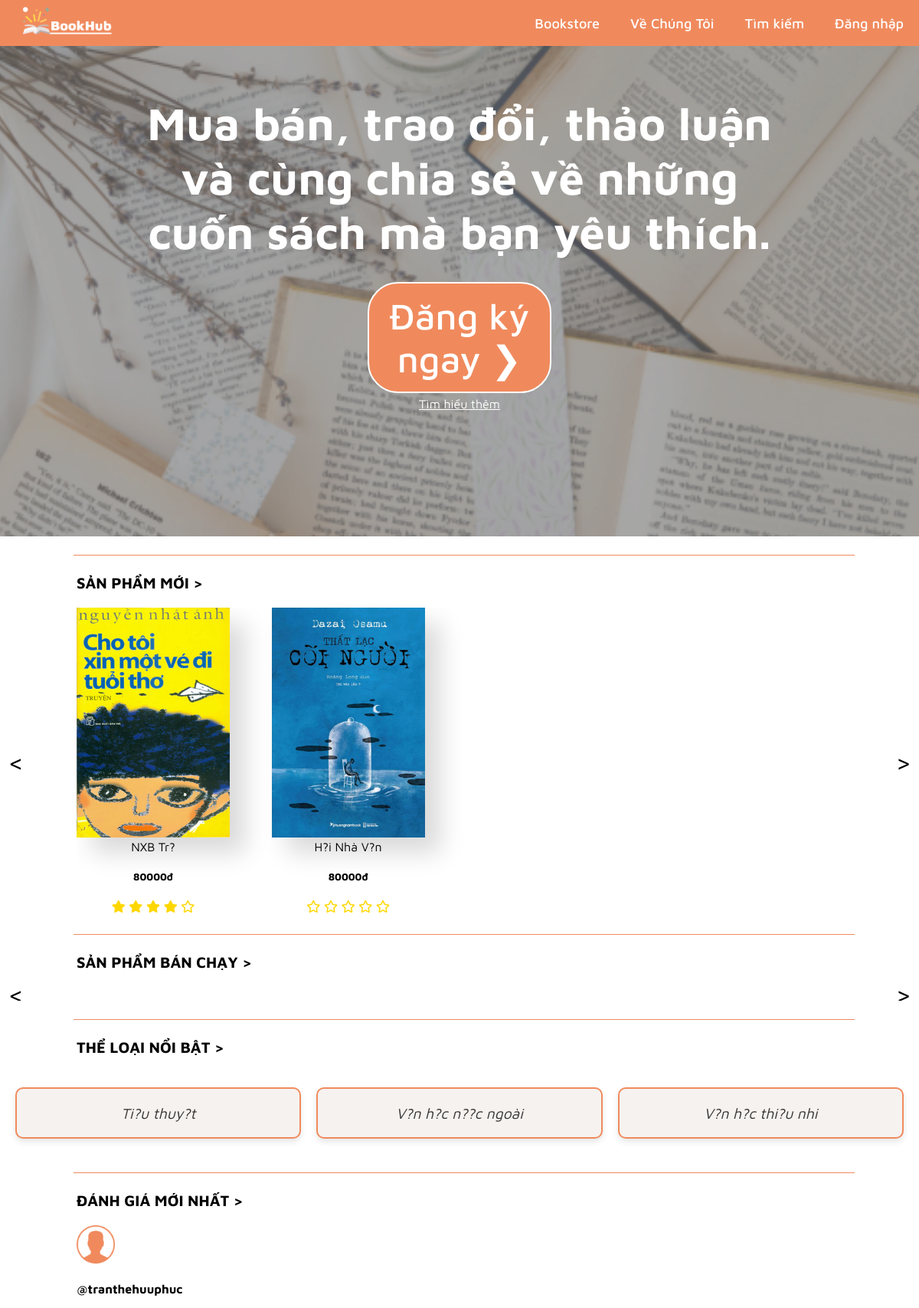
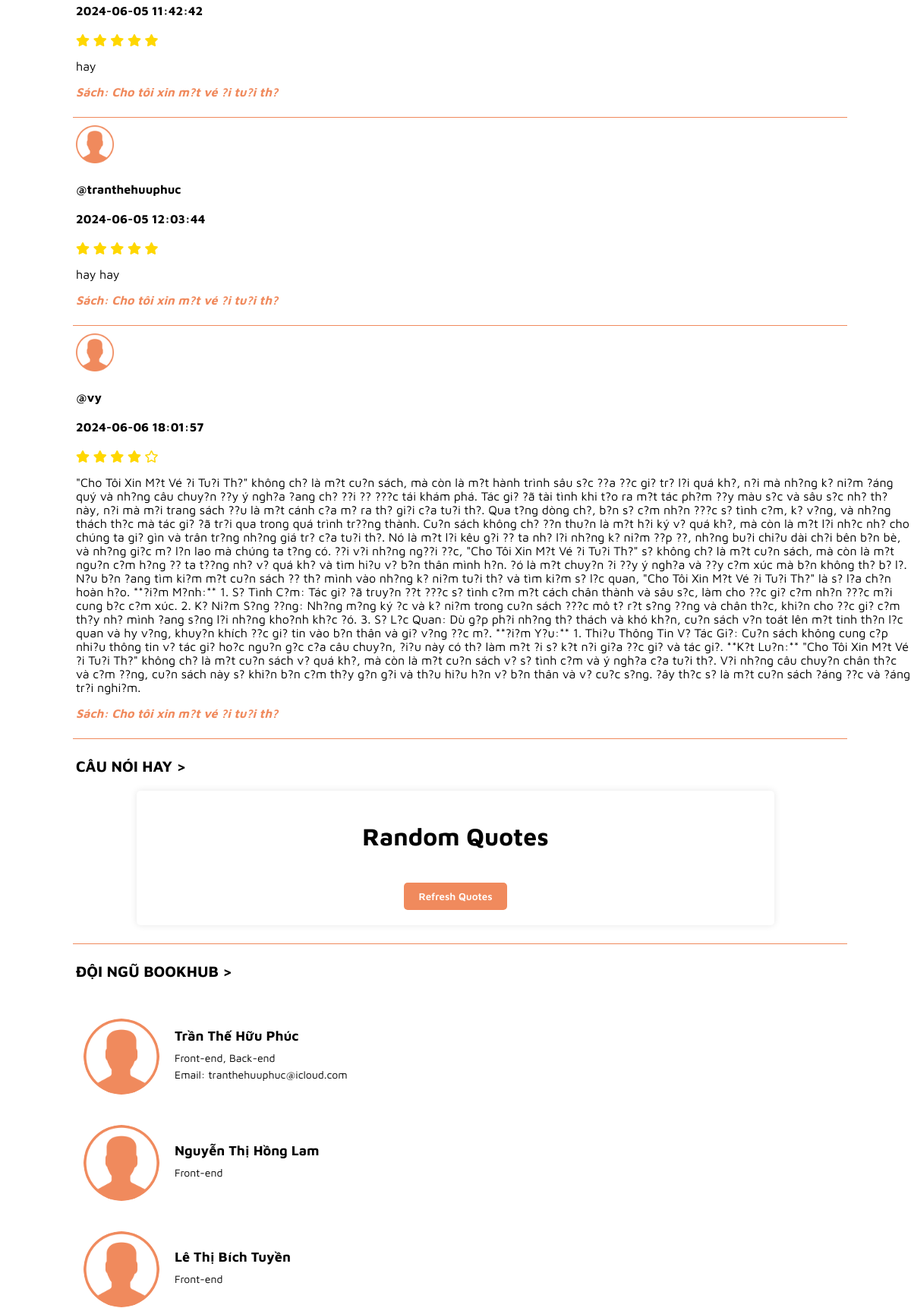
The page / (upper part) on the database its author committed (2 pictures, top to bottom).
### tables this page shows
CREATE TABLE `books` (
  `book_id` int(11) NOT NULL,
  `title` varchar(255) NOT NULL,
  `author_id` int(11) DEFAULT NULL,
  `description` text DEFAULT NULL,
  `publication_year` int(11) DEFAULT NULL,
  `publisher` varchar(255) DEFAULT NULL,
  `available_quantity` int(11) DEFAULT NULL,
  `cover_image` varchar(255) DEFAULT NULL,
  `rating` float DEFAULT NULL,
  `price` int(11) DEFAULT NULL,
  `book_file` varchar(255) NOT NULL
);

CREATE TABLE `categories` (
  `category_id` int(11) NOT NULL,
  `category_name` varchar(255) NOT NULL
);

CREATE TABLE `ratings` (
  `rating_id` int(11) NOT NULL,
  `user_id` int(11) DEFAULT NULL,
  `book_id` int(11) DEFAULT NULL,
  `rating` decimal(3,2) DEFAULT NULL,
  `review` text DEFAULT NULL,
  `rating_date` timestamp NOT NULL DEFAULT current_timestamp()
);

CREATE TABLE `users` (
  `user_id` int(11) NOT NULL,
  `username` varchar(255) DEFAULT NULL,
  `email` varchar(255) NOT NULL,
  `password` varchar(255) NOT NULL,
  `role` varchar(255) NOT NULL DEFAULT 'user',
  `phone` varchar(255) DEFAULT NULL,
  `birthday` varchar(255) DEFAULT NULL,
  `fullname` varchar(255) DEFAULT NULL,
  `avatar` varchar(255) DEFAULT NULL
);

### index.php (the view, shortened to what this page needs)
<?php
include './admin/dbh.php';
$book_query = "SELECT * FROM books
                ORDER BY book_id DESC";
$book_result = $conn->query($book_query);
if ($book_result->num_rows > 0) {
    $books = $book_result->fetch_all(MYSQLI_ASSOC);
}
$category_query = "
    SELECT c.category_id, c.category_name, COUNT(bc.book_id) as book_count
    FROM book_categories bc
    JOIN categories c ON bc.category_id = c.category_id
    GROUP BY bc.category_id
    ORDER BY book_count DESC
    LIMIT 5
";
$category_result = $conn->query($category_query);
$ratings_query = "
SELECT r.*, u.username
FROM ratings r
JOIN users u ON r.user_id = u.user_id
LIMIT 3";
$ratings_result = $conn->query($ratings_query);
if ($category_result->num_rows > 0) {
    $categories = $category_result->fetch_all(MYSQLI_ASSOC);
}
$isLoggedIn = isset($_SESSION['user_id']);
function renderNavbarLinks($isLoggedIn) {
    if ($isLoggedIn) {
        echo '<a class="globalnav-item-show" href="./account/orders.php">Đơn hàng</a>';
        echo '<a class="globalnav-item-show" href="./account/cart.php">Giỏ hàng</a>';
        echo '<a class="globalnav-item-show" href="./account/profile.php">Tài khoản</a>';
        echo '<a class="globalnav-item-show" href="./signin/logout.php">Đăng xuất</a>';
        echo '<button id="profile-button"><img id="profile-icon" src="./assets/account.png" alt="Profile Icon"></button>';
    } else {
        echo '<a class="globalnav-item" href="./signin/signin.php">Đăng nhập</a>';
    }
}
?>
<!DOCTYPE html>
<html>
    <head>
        <link rel="stylesheet" type="text/css" href="./style.css">
        <link rel="stylesheet" type="text/css" href="./navbar.css">
        <link rel="stylesheet" type="text/css" href="./footer.css">
        <link rel="stylesheet" href="https://cdnjs.cloudflare.com/ajax/libs/font-awesome/5.10.0/css/all.min.css" />
    </head>
    <body>
        <nav class="navbar">
            <div class="link-container">
                <a class="logo-link" href="./index.php"><img id="BookHub" src="./assets/logo.png" alt="BookHub"></a>
                <a class="globalnav-item" href="./Book_Store/bookstore.php">Bookstore</a>
                <a class="globalnav-item" href="./aboutUs/aboutUs.php">Về Chúng Tôi</a>
                <a class="globalnav-item" href="./search/search.php">Tìm kiếm</a>
                <?php renderNavbarLinks($isLoggedIn); ?>
            </div>
        </nav>
        <main>
        <div id="topimg">
                <div class="text">
                    <h2>Mua bán, trao đổi, thảo luận và cùng chia sẻ về những cuốn sách mà bạn yêu thích.</h2>
                    <div class="button-top">
                        <a href="./signin/signin.php" class="topbtn">Đăng ký ngay&nbsp;&#x276F;</a>
                        <a href="./aboutUs/aboutUs.php" class="more">Tìm hiểu thêm</a>
                    </div>
                </div>
            </div>
            <div style="margin-top: 2vw; margin-left:8vw;width: 85%; height: 1px; background-color: #F08A5D;"></div>
                <h2><a class="promotion-title" href="./index.php">SẢN PHẨM MỚI ></a></h2>
                <div class="scroll-container">
                    <div class="scroll-arrow left" onclick="scrollLeft()"><</div>
                    <div class="promotion-p">
                        <?php if (!empty($books)): ?>
                            <?php foreach ($books as $index => $book): ?>
                                <a class="promotionnav-item" href="./Book/BookDetail/BookDetail.php?book_id=<?php echo $book['book_id'] ?>">
                                    <img src="<?php echo './admin/uploads/' . $book['cover_image']; ?>" class="promotion-image"><br/>
                                    <div class="des">
                                        <span><?php echo htmlspecialchars($book['publisher']); ?></span>
                                        <h5><?php echo htmlspecialchars($book['price']); ?>đ</h5>
                                        <div class="star">
                                            <?php
                                            $rating = floor($book['rating']);
                                            for ($i = 0; $i < 5; $i++):
                                                if ($i < $rating): ?>
                                                    <i class="fas fa-star" style="color:gold"></i>
                                                <?php else: ?>
                                                    <i class="far fa-star" style="color:gold"></i>
                                                <?php endif;
                                            endfor;
                                            ?>
                                        </div>
                                    </div>
                                </a>
                            <?php endforeach; ?>
                        <?php else: ?>
                            <p>No books found.</p>
                        <?php endif; ?>
                    </div>
                    <div class="scroll-arrow right" onclick="scrollRight()">></div>
                </div>
            <div style="margin-top: 2vw; margin-left:8vw;width: 85%; height: 1px; background-color: #F08A5D;"></div>
            <div id="promotion">
                <h2><a class="promotion-title" href="./index.php">SẢN PHẨM BÁN CHẠY ></a></h2>
                <div class="scroll-container">
                    <div class="scroll-arrow left" onclick="scrollLeft()"><</div>
                    <div class="scroll-arrow right" onclick="scrollRight()">></div>
                </div>
            </div>
            <div style="margin-top: 2vw; margin-left:8vw;width: 85%; height: 1px; background-color: #F08A5D;"></div>
            <div>
                <h2><a class="promotion-title" href="./index.php">THỂ LOẠI NỔI BẬT ></a></h2>
                <div class="category-container">
                <?php if (!empty($categories)): ?>
                    <?php foreach ($categories as $category): ?>
                        <div class="category-item">
                            <a class="category-link" href="./Book_Store/bookstore.php">
                                <?php echo htmlspecialchars($category['category_name']); ?>
                            </a>
                        </div>
                    <?php endforeach; ?>
                <?php else: ?>
                    <p>No categories found.</p>
                <?php endif; ?>
                </div>
            </div>
            <div style="margin-top: 2vw; margin-left:8vw;width: 85%; height: 1px; background-color: #F08A5D;"></div>
            <div class="ratings">
                <h2><a class="promotion-title" href="./index.php">ĐÁNH GIÁ MỚI NHẤT ></a></h2>
                <div class="rating-book">
                    <?php while ($rating = $ratings_result->fetch_assoc()): ?>
                        <?php
                        $avatar_path = !empty($rating['avatar']) ? htmlspecialchars($rating['avatar']) : "./discuss/d_assets/user.png";
                        $book_id = $rating['book_id'];
                        $sql = "SELECT title FROM books WHERE book_id = $book_id";
                        $result = $conn->query($sql);
                        $row = $result->fetch_assoc();
                        $book_title = $row['title'];
                        ?>
                            <div class="rating">
                                <div class="user">
                                    <img src="<?php echo $avatar_path; ?>" alt="User Avatar" class="avatar" width="50px">
                                    <h4 class="user-name">@<?php echo htmlspecialchars($rating['username']); ?></h4>
                                    <h4 class="rating-time"><?php echo htmlspecialchars($rating['rating_date']); ?></h4>
                                </div>
                                <div class="star">
                                    <?php for ($i = 0; $i < 5; $i++): ?>
                                        <?php if ($i < (int)$rating['rating']): ?>
                                            <i class="fas fa-star" style="color: gold;"></i>
                                        <?php else: ?>
                                            <i class="far fa-star" style="color: gold;"></i>
                                        <?php endif; ?>
                                    <?php endfor; ?>
                                </div>
                                <div class="rating-comment">
                                    <p style="font-weight: 100;"><?php echo htmlspecialchars($rating['review']); ?></p>
                                </div>
                                <a class="book-title" href="./Book/BookDetail/BookDetail.php?book_id=<?php echo $rating['book_id'] ?>" >
                                    <p style="font-weight: bold;">Sách: <?php echo htmlspecialchars($book_title); ?></p>
                                </a>
                             </div>
                             <div style="margin-top: 2vw; margin-left:8vw;width: 85%; height: 1px; background-color: #F08A5D;"></div>
                        <?php endwhile; ?>
                    </div>
                </div>
            <h2><a class="promotion-title" href="./index.php">CÂU NÓI HAY ></a></h2>
            <div class="container">
                <h1>Random Quotes</h1>
                <button id="refresh-btn">Refresh Quotes</button>
            </div>
        <div style="margin-top: 2vw; margin-left:8vw;width: 85%; height: 1px; background-color: #F08A5D;"></div>
        <h2><a class="promotion-title" href="./index.php">ĐỘI NGŨ BOOKHUB ></a></h2>
        <div class="team-section">
            <div class="team-grid">
                <div class="team-member">
                    <img src="./discuss/d_assets/user.png" alt="Team Member 1" class="team-member-img">
                    <div class="member-details">
                        <h3>Trần Thế Hữu Phúc</h3>
                        <p>Front-end, Back-end</p>
                        <p>Email: tranthehuuphuc@icloud.com</p>
                    </div>
                </div>
                <div class="team-member">
                    <img src="./discuss/d_assets/user.png" alt="Team Member 2" class="team-member-img">
                    <div class="member-details">
                        <h3>Nguyễn Thị Hồng Lam</h3>
                        <p>Front-end</p>
                    </div>
                </div>
                <div class="team-member">
                    <img src="./discuss/d_assets/user.png" alt="Team Member 3" class="team-member-img">
                    <div class="member-details">
                        <h3>Lê Thị Bích Tuyền</h3>
                        <p>Front-end</p>
                    </div>
                </div>
            </div>
        </div>
        </main>
    </body>
</html>

### style.css (style rules this page uses)
html, body { margin: 0; padding: 0; font-family: 'MavenPro'; }
body { margin-top: 60px; }
#topimg { background-image: url('./assets/topimg.png'); width: 100%; height: 80vh; background-position: bottom; background-size: cover; display: flex; align-items: center; justify-content: center; }
.text { margin: 0 15vw; margin-bottom: 150px; color: #ffffff; text-align: center; }
.text h2 { font-size: 5vmin; margin-top: 50px; margin-bottom: 30px; }
.text .topbtn { text-decoration: none; display: block; }
.topbtn { font-size: 4vmin; font-weight: 500; padding: 14px 0; margin: 0 25vw; background: #F08A5D; border-radius: 40px; border: 2px solid #fff; color: #ffffff; }
.more { display: flex; justify-content: center; margin-top: 5px; color: #ffffff; text-decoration: underline; }
.scroll-container { position: relative; overflow: hidden; white-space: nowrap; }
.scroll-arrow { position: absolute; top: 50%; transform: translateY(-50%); cursor: pointer; font-size: 2rem; z-index: 10; background: rgba(255, 255, 255, 0.7); border-radius: 50%; padding: 10px; }
.scroll-arrow.left { left: 0; }
.scroll-arrow.right { right: 0; }
.promotion-p { display: inline-block; white-space: nowrap; overflow-x: auto; scrollbar-width: none; -ms-overflow-style: none; margin-left: 100px; }
.promotionnav-item { color: #000; text-align: center; text-decoration: none; width: 200px; height: auto; display: inline-block; margin-right: 50px; }
.promotion-title { font-family: 'MavenPro'; color: #000; font-size: 20px; text-decoration: none; margin-top: 0; padding: 0px; margin-left: 100px; }
.promotion-image { width: 100%; height: 300px; padding: 0px; margin: 0px; box-shadow: 20px 20px 30px rgba(0, 0, 0, 0.15); }
.category-container { display: grid; grid-template-columns: repeat(auto-fit, minmax(150px, 1fr)); gap: 20px; padding: 20px; margin: 20px auto; max-width: 1200px; }
.category-item { background-color: #f6f2f0; border: 2px solid #F08A5D; border-radius: 10px; padding: 20px; text-align: center; transition: background-color 0.3s, transform 0.3s; box-shadow: 0 4px 8px rgba(0, 0, 0, 0.1); align-items: center; }
.category-link { text-decoration: none; color: #333; font-size: 1.2em; font-style: italic; }
.rating { margin-left: 100px; margin-top: 10px; }
.book-title { text-decoration: none; font-style: italic; color:#F08A5D; }
.container { max-width: 800px; margin: 0 auto; padding: 20px; background-color: #fff; border-radius: 5px; box-shadow: 0 0 10px rgba(0, 0, 0, 0.1); text-align: center; }
#refresh-btn { padding: 10px 20px; background-color: #F08A5D; color: #fff; border: none; border-radius: 5px; cursor: pointer; transition: background-color 0.3s ease; margin-top: 20px; font-weight: 600; font-family: MavenPro, sans-serif; }
.team-section { margin-top: 40px; margin-left: 100px; }
.team-grid { display: grid; grid-template-columns: repeat(auto-fit, minmax(600px, 1fr)); gap: 20px; width: 100%; }
.team-member { display: flex; align-items: center; text-align: left; padding: 10px; flex-wrap: wrap; }
.team-member-img { width: 100px; height: 100px; border-radius: 50%; margin-right: 20px; }
.member-details { flex: 1; min-width: 150px; }
.member-details h3 { margin-top: 0; font-size: 18px; margin-bottom: 10px; }
.member-details p { margin: 5px 0; font-size: 14px; }

### navbar.css (style rules this page uses)
.navbar { position: fixed; top: 0; width: 100%; height: 60px; background-color: #F08A5D; display: flex; justify-content: flex-start; align-items: center; z-index: 1000; }
.link-container { height: 100%; width: 100%; display: flex; flex-direction: row; align-items: center; }
.logo-link { margin-right: auto; }
#BookHub { width: 10vw; height: auto; margin: 30px; }
.globalnav-item { font-size: 18px; font-weight: 500; height: 100%; padding: 0 20px; display: flex; align-items: center; text-decoration: none; color: #fff; transition: background-color 0.2s ease-out; }

### rows shown on the page
books: cover_image (picture), publisher "NXB Tr?", price "80000"
books: cover_image (picture), publisher "H?i Nhà V?n", price "80000", rating 0 (drawn)
categories: category_name "Ti?u thuy?t"
categories: category_name "V?n h?c n??c ngoài"
categories: category_name "V?n h?c thi?u nhi"
ratings: user.username "tranthehuuphuc", rating_date "2024-06-05 11:42:42", rating 5 (drawn), review "hay", book.title "Cho tôi xin m?t vé ?i tu?i th?"
ratings: user.username "tranthehuuphuc", rating_date "2024-06-05 12:03:44", rating 5 (drawn), review "hay hay", book.title "Cho tôi xin m?t vé ?i tu?i th?"
ratings: user.username "vy", rating_date "2024-06-06 18:01:57", rating 4 (drawn), review "\"Cho Tôi Xin M?t Vé ?i Tu?i Th?\" không ch? là m?t cu?n sách, mà còn là m?t hành trình sâu s?c ??a ??c gi? tr? l?i quá kh?, n?i mà nh?ng k? ni?m ?áng quý và nh?ng câu chuy?n ??y ý ngh?a ?ang ch? ??i ?? ???c tái khám phá. Tác gi? ?ã tài tình khi t?o ra m?t tác ph?m ??y màu s?c và sâu s?c nh? th? này, n?i mà m?i trang sách ??u là m?t cánh c?a m? ra th? gi?i c?a tu?i th?. Qua t?ng dòng ch?, b?n s? c?m nh?n ???c s? tình c?m, k? v?ng, và nh?ng thách th?c mà tác gi? ?ã tr?i qua trong quá trình tr??ng thành. Cu?n sách không ch? ??n thu?n là m?t h?i ký v? quá kh?, mà còn là m?t l?i nh?c nh? cho chúng ta gi? gìn và trân tr?ng nh?ng giá tr? c?a tu?i th?. Nó là m?t l?i kêu g?i ?? ta nh? l?i nh?ng k?…", book.title "Cho tôi xin m?t vé ?i tu?i th?"
